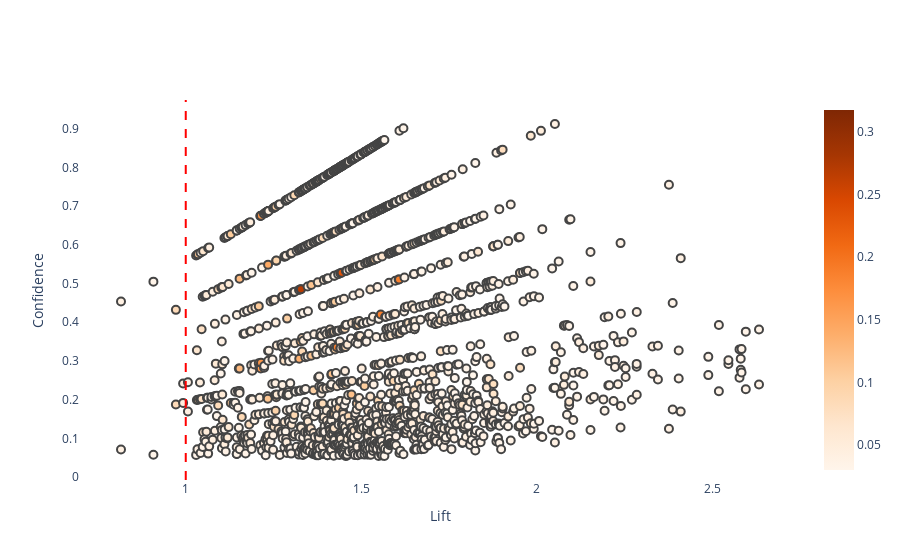

The code cell stored with this chart in its notebook:
### Code cell
data_scatter = dict(type='scatter',
    y=rulesLift2['confidence'],
    x=rulesLift2['lift'],
    #text=rulesLift.index,
    #mode='markers',
    #marker=dict(
    #size=rulesLift['support'],
    hovertemplate=#'Grand Prix: ' + df_racetracks["name_x"] + '<br>'
                    #'RuleID: ' + rulesLift.index + '<br>'+
                    'Lift: ' + rulesLift2["lift"].astype(str) + '<br>'+
                    'Confidence: ' + rulesLift2['confidence'].astype(str) + '<br>'+
                    'Support: ' + rulesLift2['support'].astype(str) + '<br>'+    
                    'Antecedents: ' + rulesLift2['antecedents'].astype(str) + '<br>'+
                    'Consequents: ' + rulesLift2['consequents'].astype(str) + '<br>'
    '<extra></extra>',
    #color=scatterdf['Avg Salary'],  # set color equal to a variable
    #color_continuous_scale='mint',  # one of plotly colorscales
    #showscale=False,
    mode='markers',
    marker=dict(size=8,
                #size=rulesLift['support'],
                color=rulesLift2['support'],
                colorscale='oranges',
                showscale=True,
                line_width=2),
    )

layout = dict(
    paper_bgcolor='rgba(0,0,0,0)',
    plot_bgcolor='rgba(0,0,0,0)',
    xaxis_title="Lift",
    yaxis_title="Confidence"
)


fig = go.Figure(data=data_scatter,layout=layout)
fig.add_vline(x=1, line_width=2, line_dash="dash", line_color="red")

### Figure 1 — Plotly figure (JSON) as saved in the notebook; plotly's stock layout.template omitted (floating-point values rounded to 4 significant figures; data arrays with more than 128 entries replaced by an {"elided": "..."} marker saying what was removed)
{"data": [{"hovertemplate": {"elided": "1550 str values"}, "marker": {"color": {"elided": "1550 float values"}, "colorscale": [[0, "rgb(255,245,235)"], [0.125, "rgb(254,230,206)"], [0.25, "rgb(253,208,162)"], [0.375, "rgb(253,174,107)"], [0.5, "rgb(253,141,60)"], [0.625, "rgb(241,105,19)"], [0.75, "rgb(217,72,1)"], [0.875, "rgb(166,54,3)"], [1, "rgb(127,39,4)"]], "line": {"width": 2}, "showscale": true, "size": 8}, "mode": "markers", "type": "scatter", "x": {"elided": "1550 float values"}, "y": {"elided": "1550 float values"}}], "layout": {"paper_bgcolor": "rgba(0,0,0,0)", "plot_bgcolor": "rgba(0,0,0,0)", "shapes": [{"line": {"color": "red", "dash": "dash", "width": 2}, "type": "line", "x0": 1, "x1": 1, "xref": "x", "y0": 0, "y1": 1, "yref": "y domain"}], "xaxis": {"title": {"text": "Lift"}}, "yaxis": {"title": {"text": "Confidence"}}}}
